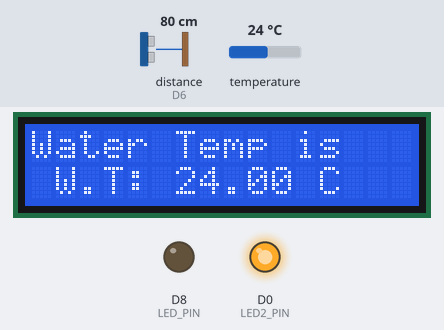
A sketch run on a simulated ESP8266 (NodeMCU). Shown: 16×2 character LCD, output pins drawn as LEDs (lit = HIGH). Wiring (inferred from the names in the program): ultrasonic range finder: trigger D7; echo D6. Inputs (shaded band) come from the test bench; at power-on: distance to the obstacle (sensor on D6) 80 cm, temperature 24 °C. The echo pulse lasts 58.3 µs per cm; pins used as bus, display or sensor lines are not drawn; what the sketch prints to the serial monitor is not drawn.

Above: at 1.2 s.
1.3 s: distance to the obstacle (sensor on D6) set to 98 cm
3.8 s: distance to the obstacle (sensor on D6) set to 105 cm
At 5.0 s:
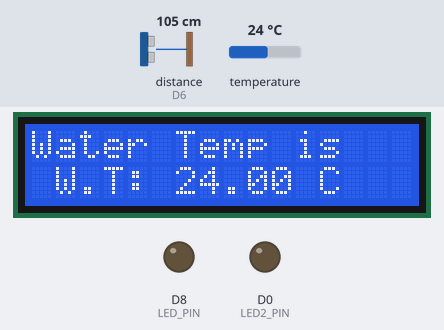
6.3 s: temperature set to 31.4 °C
At 8.9 s:
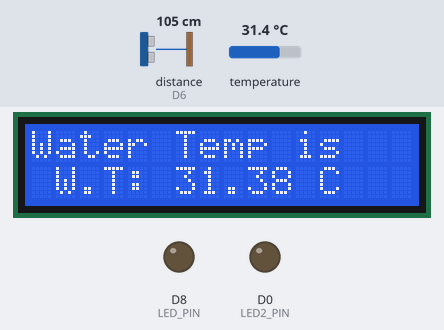
9.5 s: temperature set to 32.3 °C
At 10.2 s:
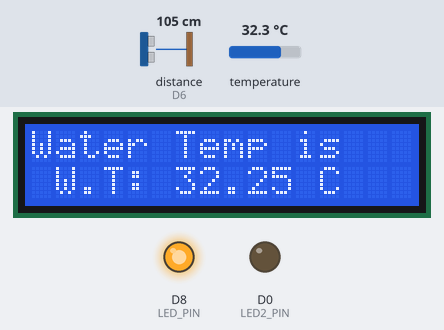
12.0 s: temperature set to 12 °C
At 14.1 s:
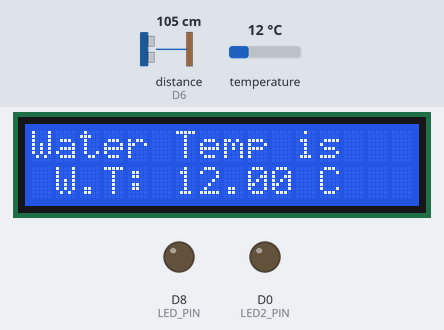
Timing chart, 0 to 15.6 s (numbered marks = the images above; inputs shaded):
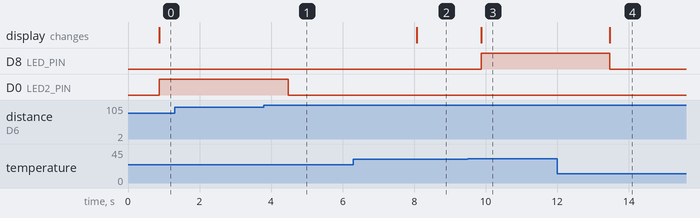

Measured:
- the behaviour switches between 100 and 101 cm on distance to the obstacle (sensor on D6) (found by bisection; images 0 and 1)
- the behaviour switches between 31.9 and 32 °C on temperature (found by bisection; images 2 and 3)
- after the input at 1.3 s, every drawn part: stays the same
- after the input at 3.8 s, D0 (LED2_PIN): HIGH → LOW after 0.67 s
- after the input at 6.3 s, the display: changes after 1.8 s (image 2)
- after the input at 9.5 s, D8 (LED_PIN): LOW → HIGH after 0.37 s; the display: changes after 0.37 s (image 3)
- after the input at 12.0 s, D8 (LED_PIN): HIGH → LOW after 1.5 s; the display: changes after 1.5 s (image 4)

The sketch:

SMART_WATER_HEATER__ALL_OK_.ino
```cpp
#include <LiquidCrystal_I2C.h>
#include <Wire.h>
#include <OneWire.h>
#include <DallasTemperature.h>

#define ONE_WIRE_BUS D4
#define LED_PIN D8 // Define the pin for the first LED
#define LED2_PIN D0 // Define the pin for the second LED
#define TRIGGER_PIN D7 // Define the trigger pin for the ultrasonic sensor
#define ECHO_PIN D6 // Define the echo pin for the ultrasonic sensor
#define LED_DURATION 30000 // LED duration in milliseconds
#define MAX_DISTANCE 100 // Maximum distance in centimeters

OneWire oneWire(ONE_WIRE_BUS);
DallasTemperature sensors(&oneWire);

LiquidCrystal_I2C lcd(0x27, 16, 2);

bool ledOn = false; // Flag to track first LED state
bool led2On = false; // Flag to track second LED state
bool ledTurnedOn = false; // Flag to track if first LED has been turned on
unsigned long ledStartTime = 0; // Track time when first LED was turned on
unsigned long obstacleStartTime = 0; // Track time when obstacle was detected
unsigned long obstacleStopTime = 0; // Track time when obstacle was removed

void setup() {
  sensors.begin();

  lcd.init(); // Initialize the LCD
  lcd.backlight(); // Open the backlight

  Serial.begin(9600);
  Serial.println("Temperature");

  pinMode(LED_PIN, OUTPUT); // Set first LED pin as output
  pinMode(LED2_PIN, OUTPUT); // Set second LED pin as output
  pinMode(TRIGGER_PIN, OUTPUT); // Set trigger pin as output
  pinMode(ECHO_PIN, INPUT); // Set echo pin as input
}

void loop() {
  // Measure temperature and update LCD (always happens)
  sensors.requestTemperatures();
  float tempC = sensors.getTempCByIndex(0);

  // Display temperature on LCD
    lcd.clear(); // Clear the LCD screen
    lcd.setCursor(0, 0);
    lcd.print("Water Temp is");
    lcd.setCursor(0, 1);
    lcd.print(" W.T: ");
    lcd.print(tempC);
    lcd.print(" C");

  // Check ultrasonic sensor for object presence
  digitalWrite(TRIGGER_PIN, LOW);
  delayMicroseconds(2);
  digitalWrite(TRIGGER_PIN, HIGH);
  delayMicroseconds(10);
  digitalWrite(TRIGGER_PIN, LOW);

  long duration = pulseIn(ECHO_PIN, HIGH);
  float distance_cm = duration * 0.034 / 2; // Convert duration to distance in cm

  // Print distance to Serial Monitor
  Serial.print("Distance: ");
  Serial.print(distance_cm);
  Serial.println(" cm");

  // Control first LED based on temperature
  if (tempC >= 32 && tempC <= 35) {
    // LED only turns on once and for 30 seconds
    if (!ledTurnedOn && !ledOn) {
      ledTurnedOn = true; // Mark first LED as turned on
      ledOn = true;
      ledStartTime = millis(); // Record first LED turn-on time
      digitalWrite(LED_PIN, HIGH); // Turn on first LED
    }

    // Check first LED duration
    if (ledOn && (millis() - ledStartTime >= LED_DURATION)) {
      ledOn = false;
      digitalWrite(LED_PIN, LOW);
    }
  } else {
    // First LED turns off if temperature is out of range
    if (ledOn) {
      ledOn = false;
      digitalWrite(LED_PIN, LOW);
    }
  }

  // Control second LED (buzzer) based on obstacle detection
  if (distance_cm < MAX_DISTANCE) {
    // Obstacle detected
    if (!led2On) {
      led2On = true;
      digitalWrite(LED2_PIN, HIGH); // Turn on second LED (buzzer)
    }
    // Turn off first LED if obstacle detected
    if (ledOn) {
      ledOn = false;
      digitalWrite(LED_PIN, LOW); // Turn off first LED immediately
      obstacleStartTime = millis(); // Record obstacle detection time
    }
  } else {
    // Obstacle removed
    if (led2On) {
      led2On = false;
      digitalWrite(LED2_PIN, LOW); // Turn off second LED (buzzer)
    }
    if (!ledOn && obstacleStartTime > 0) {
      // Resume first LED timer from where it stopped before obstacle was detected
      ledOn = true;
      ledStartTime += millis() - obstacleStartTime;
      obstacleStartTime = 0; // Reset obstacle detection time
      digitalWrite(LED_PIN, HIGH); // Turn on first LED
    }
  }

  delay(1000); // Delay for 1 second
}
```
